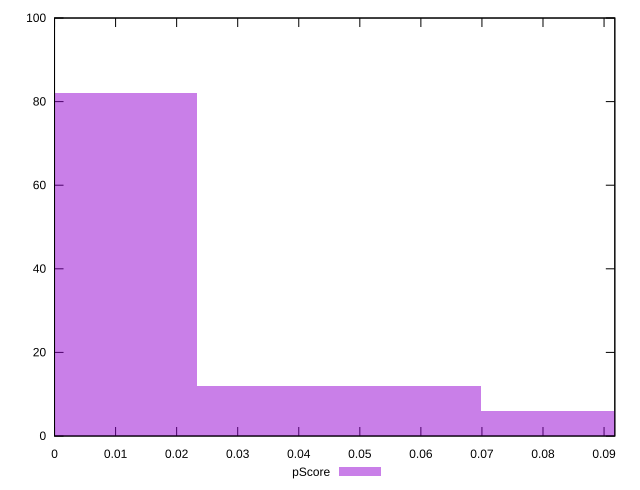

Write the gnuplot code that produced this figure.
reset

$pScore <<EOF
0 82
0.09322206300541902 6
0.04661103150270951 12
EOF

set key outside below
set boxwidth 0.04661103150270951
set xrange [0:0.09176470588235291]
set yrange [0:100]
set trange [0:100]
set style fill transparent solid 0.5 noborder
set terminal svg size 640, 490 enhanced background rgb 'white'
set output "report_00022_2021-02-20T12:08:46.964Z/uses-http2/samples/pages/pScore/histogram.svg"

plot $pScore title "pScore" with boxes

reset
